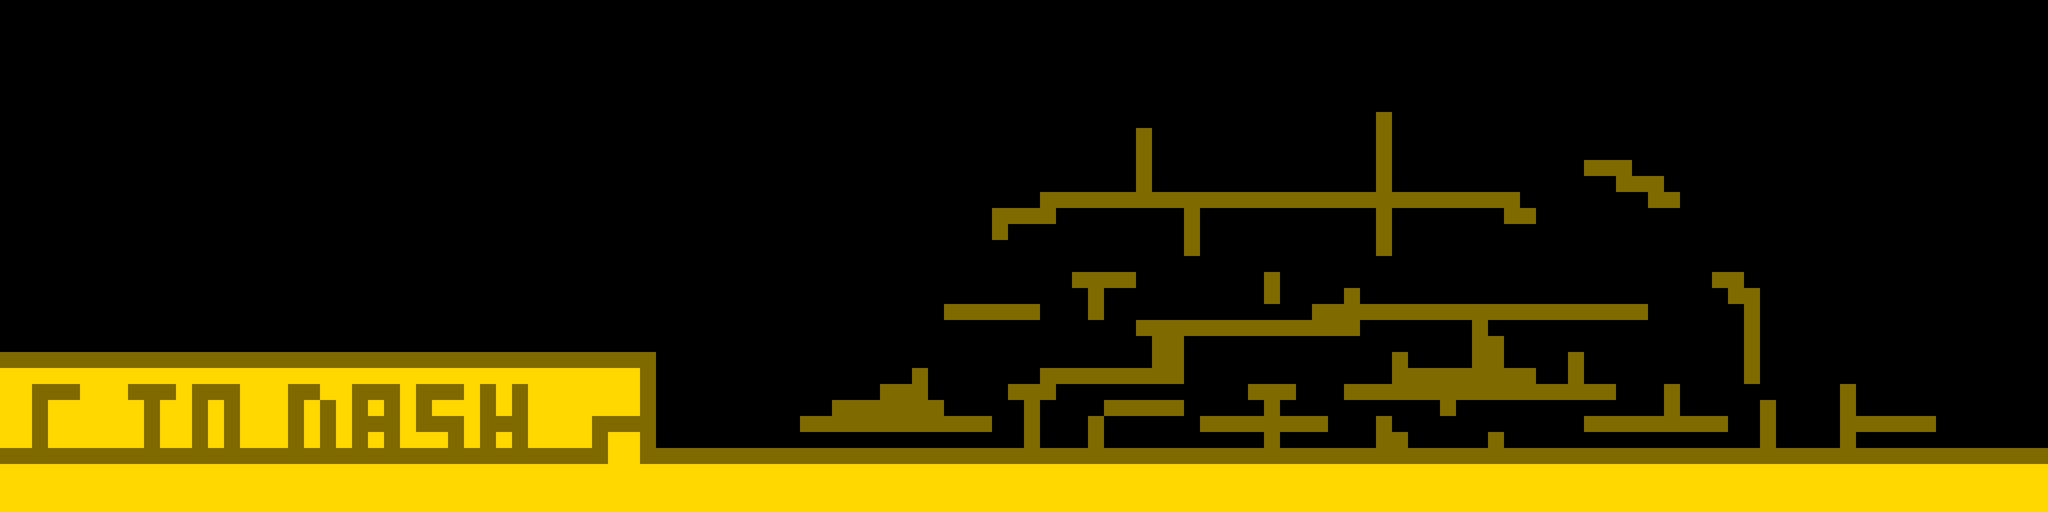

A 2D game scene composited from a Tiled map and its tileset images. What follows is a short description and the map's XML, with each tile layer's data collapsed to a summary:
An orthogonal 128x32 tile map with 32x32 px tiles, 3 tile layers (Ground_0, Ground_1, Ground_2) and 15 objects (4x Player Spawn, 3x Yellow, 3x NPC, 3x Yellow Enemy, 2x Threshold).

<map version="1.2" tiledversion="1.2.3" orientation="orthogonal" renderorder="right-down" width="128" height="32" tilewidth="32" tileheight="32" infinite="0" nextlayerid="12" nextobjectid="55">
 <tileset firstgid="1" name="color_tiles_tileset" tilewidth="32" tileheight="32" tilecount="104" columns="13">
  <image source="color_tiles.png" width="416" height="256" />
 </tileset>
 <layer id="1" name="Ground_0" width="128" height="32">
  <data>[4096 cells, 612 non-empty, 2 distinct tile ids]</data>
 </layer>
 <objectgroup id="3" name="Object Layer 0">
  <object id="2" name="Yellow" x="4000" y="800" width="64" height="63.3333" />
  <object id="8" name="Player Spawn" x="64" y="800" width="64" height="63.3333" />
  <object id="40" name="NPC" x="416" y="800" width="64" height="63.3333" />
  <object id="41" name="Threshold" x="1280" y="672" width="32" height="32" />
 </objectgroup>
 <layer id="4" name="Ground_1" width="128" height="32">
  <data>[4096 cells, 918 non-empty, 2 distinct tile ids]</data>
 </layer>
 <objectgroup id="11" name="Object Layer 1">
  <object id="46" name="Yellow" x="4000" y="800" width="64" height="63.3333" />
  <object id="47" name="Player Spawn" x="64" y="608" width="64" height="63.3333" />
  <object id="48" name="NPC" x="416" y="608" width="64" height="63.3333" />
  <object id="49" name="Threshold" x="1280" y="672" width="32" height="32" />
 </objectgroup>
 <layer id="9" name="Ground_2" width="128" height="32">
  <data>[4096 cells, 548 non-empty, 2 distinct tile ids]</data>
 </layer>
 <objectgroup id="10" name="Object Layer 2">
  <object id="42" name="Yellow" x="4000" y="800" width="64" height="63.3333" />
  <object id="43" name="Player Spawn" x="64" y="800" width="64" height="63.3333" />
  <object id="44" name="NPC" x="416" y="800" width="64" height="63.3333" />
  <object id="45" name="Player Spawn" x="1280" y="672" width="32" height="32" />
  <object id="51" name="Yellow Enemy" x="2336" y="800" width="64" height="63.3333" />
  <object id="52" name="Yellow Enemy" x="2944" y="800" width="64" height="63.3333" />
  <object id="54" name="Yellow Enemy" x="3456" y="800" width="64" height="63.3333" />
 </objectgroup>
</map>
